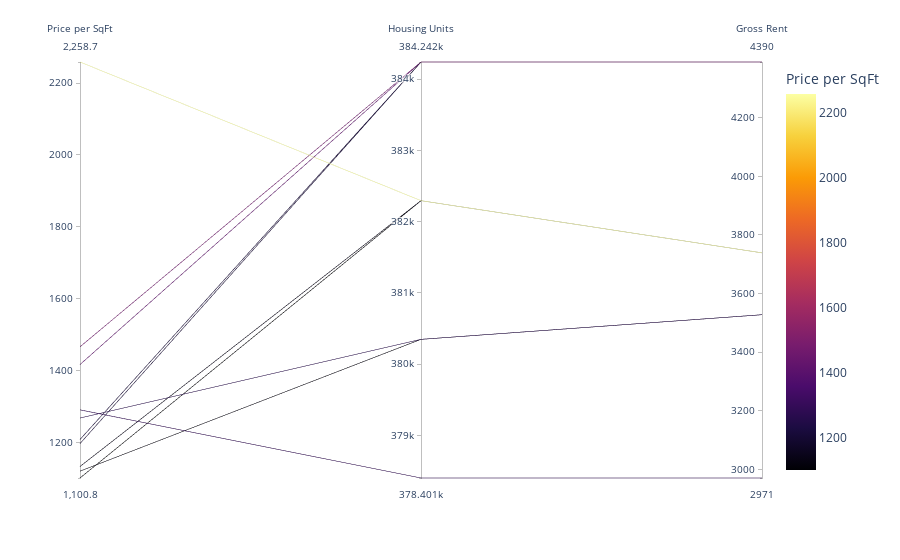

Source (notebook cell):
### Code cell
# Parallel Coordinates Plot
px.parallel_coordinates(
    top_10,
    dimensions=["Neighborhood", "Price per SqFt", "Housing Units", "Gross Rent"],
    color_continuous_scale=px.colors.sequential.Inferno,
    color="Price per SqFt"
)

### Figure 1 — Plotly figure (JSON) as saved in the notebook; plotly's stock layout.template omitted (floating-point values rounded to 4 significant figures)
{"data": [{"dimensions": [{"label": "Price per SqFt", "values": [2259.0, 1466.0, 1417.0, 1290.0, 1268.0, 1208.0, 1197.0, 1133.0, 1120.0, 1101.0]}, {"label": "Housing Units", "values": [382295, 384242, 384242, 378401, 380348, 384242, 384242, 382295, 380348, 382295]}, {"label": "Gross Rent", "values": [3739, 4390, 4390, 2971, 3528, 4390, 4390, 3739, 3528, 3739]}], "domain": {"x": [0, 1], "y": [0, 1]}, "line": {"color": [2259.0, 1466.0, 1417.0, 1290.0, 1268.0, 1208.0, 1197.0, 1133.0, 1120.0, 1101.0], "coloraxis": "coloraxis"}, "name": "", "type": "parcoords"}], "layout": {"autosize": true, "coloraxis": {"colorbar": {"title": {"text": "Price per SqFt"}}, "colorscale": [[0, "#000004"], [0.1111, "#1b0c41"], [0.2222, "#4a0c6b"], [0.3333, "#781c6d"], [0.4444, "#a52c60"], [0.5556, "#cf4446"], [0.6667, "#ed6925"], [0.7778, "#fb9b06"], [0.8889, "#f7d13d"], [1, "#fcffa4"]]}, "legend": {"tracegroupgap": 0}, "margin": {"t": 60}}}
